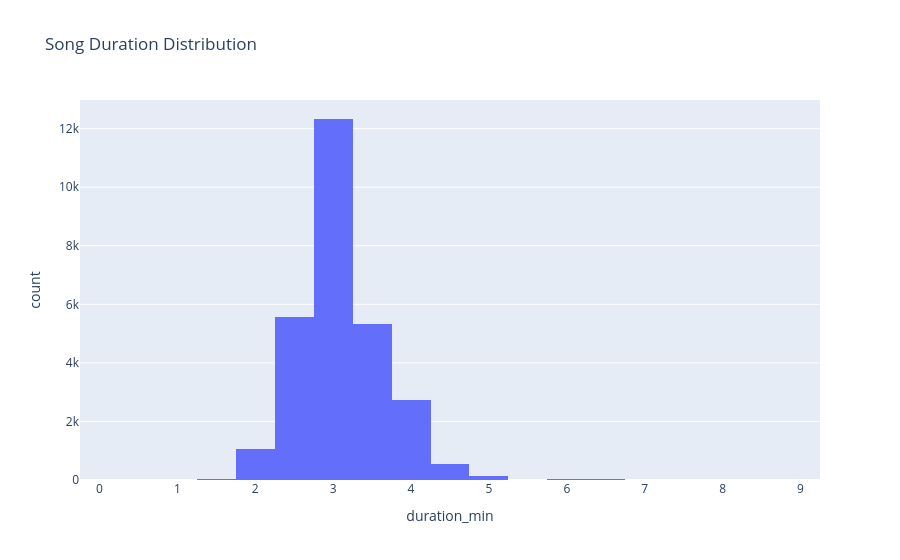

Write notebook code for a chart like this one.
### Code cell
px.histogram(df,x="duration_min",nbins=30,title="Song Duration Distribution")

### Figure 1 — Plotly figure (JSON) as saved in the notebook; plotly's stock layout.template omitted (floating-point values rounded to 4 significant figures; data arrays with more than 128 entries replaced by an {"elided": "..."} marker saying what was removed)
{"data": [{"bingroup": "x", "hovertemplate": "duration_min=%{x}<br>count=%{y}<extra></extra>", "legendgroup": "", "marker": {"color": "#636efa", "pattern": {"shape": ""}}, "name": "", "nbinsx": 30, "orientation": "v", "showlegend": false, "type": "histogram", "x": {"elided": "27781 float values"}, "xaxis": "x", "yaxis": "y"}], "layout": {"barmode": "relative", "legend": {"tracegroupgap": 0}, "title": {"text": "Song Duration Distribution"}, "xaxis": {"anchor": "y", "domain": [0, 1], "title": {"text": "duration_min"}}, "yaxis": {"anchor": "x", "domain": [0, 1], "title": {"text": "count"}}}}
